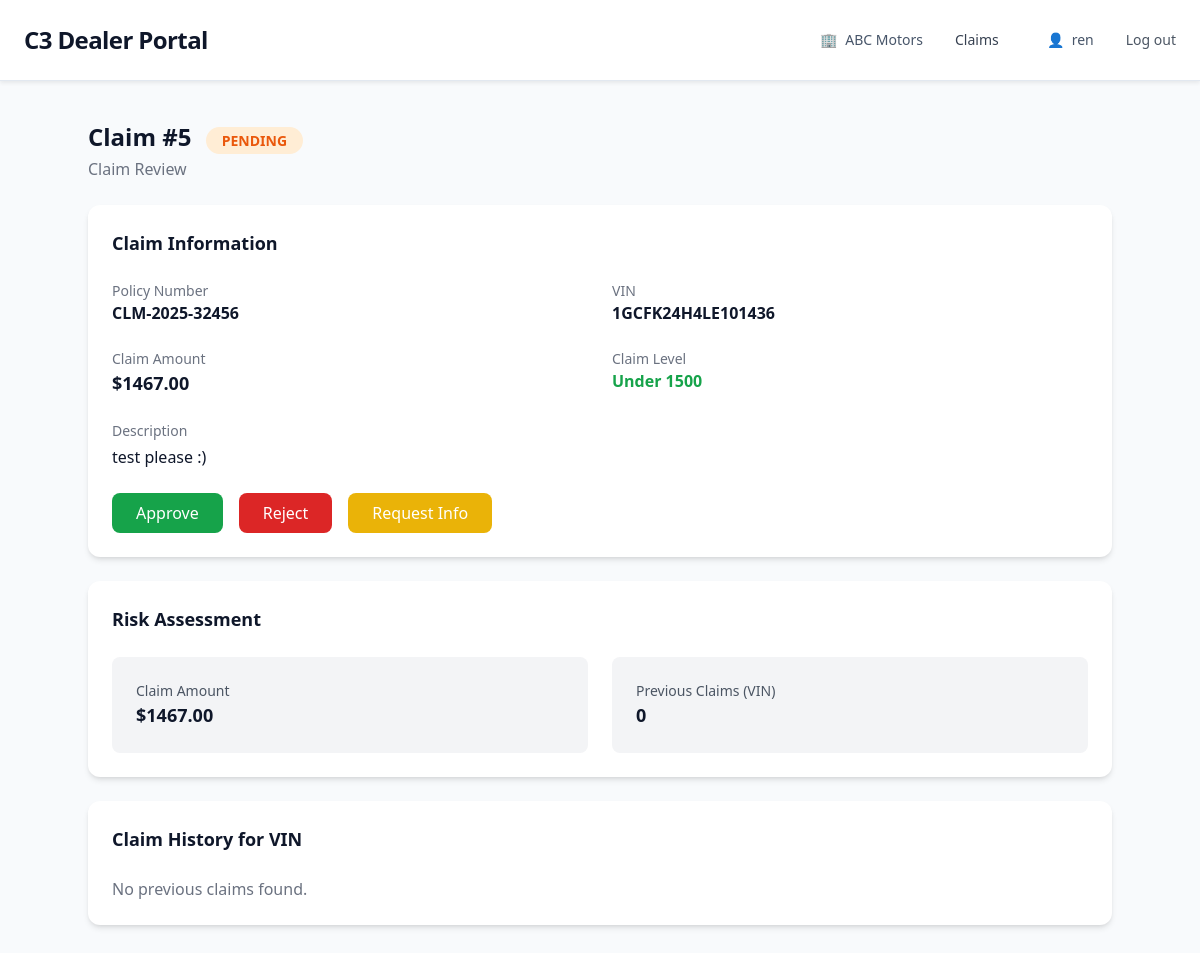
The page /claims/5/ (signed in) on the database its author committed.
### learning_logs/models.py (models this page shows, shortened)
class Claim(models.Model):
    POLICY_LEVEL_CHOICES = [
        ('LOW', 'Under 1500'),
        ('HIGH', '1500+'),
    ]
    STATUS_CHOICES = [
        ('PENDING', 'Pending'),
        ('APPROVED', 'Approved'),
        ('REJECTED', 'Rejected'),
        ('MORE_INFO', 'More Info Required'),
    ]
    title = models.CharField(max_length=200)
    description = models.TextField()
    claim_amount = models.DecimalField(max_digits=10, decimal_places=2)
    claim_level = models.CharField(max_length=10, choices=POLICY_LEVEL_CHOICES, blank=True)
    status = models.CharField(max_length=20, choices=STATUS_CHOICES, default='PENDING')
    date_created = models.DateTimeField(auto_now_add=True)
    policy_number = models.CharField(max_length=100, default='')
    vin = models.CharField(max_length=100, default='')
    attachment = models.FileField(upload_to='claims/', blank=True, null=True)

### learning_logs/views.py (the view)
# urls.py: path('claims/<int:claim_id>/', views.claim_detail, name='claim_detail'),
@login_required
def claim_detail(request, claim_id):
    claim = Claim.objects.get(id=claim_id)
    previous_claims = Claim.objects.filter(vin=claim.vin).exclude(id=claim.id)
    risk_flags = {
    "high_amount": claim.claim_amount > 1500,
    "many_claims": previous_claims.count() >= 2,
    "previous_claims": previous_claims,
    }
    return render(request, 'learning_logs/claim_detail.html', {
        'claim': claim,
        'risk': risk_flags
    })

### C3-Business-Process-system--main/learning_logs/templates/learning_logs/claim_detail.html (shortened to what this page needs)
{% extends "learning_logs/base.html" %}
{% block content %}
<div class="max-w-5xl mx-auto">
    <h2 class="text-2xl font-semibold mb-1">
        Claim #{{ claim.id }}
        <span class="ml-2 px-3 py-1 text-sm rounded-full bg-orange-100 text-orange-600">
            {{ claim.status }}
        </span>
    </h2>
    <p class="text-gray-500 mb-6">Claim Review</p>
    <div class="bg-white shadow-md rounded-xl p-6 mb-6">
        <h3 class="text-lg font-semibold mb-4">Claim Information</h3>
        <div class="grid grid-cols-2 gap-6">
            <div>
                <p class="text-gray-500 text-sm">Policy Number</p>
                <p class="font-semibold">{{ claim.policy_number }}</p>
            </div>
            <div>
                <p class="text-gray-500 text-sm">VIN</p>
                <p class="font-semibold">{{ claim.vin }}</p>
            </div>
            <div>
                <p class="text-gray-500 text-sm">Claim Amount</p>
                <p class="font-semibold text-lg">${{ claim.claim_amount }}</p>
            </div>
            <div>
                <p class="text-gray-500 text-sm">Claim Level</p>
                <p class="font-semibold
                    {% if claim.claim_amount > 1500 %}text-red-600{% else %}text-green-600{% endif %}">
                    {{ claim.get_claim_level_display }}
                </p>
            </div>
        </div>
        <div class="mt-6">
            <p class="text-gray-500 text-sm">Description</p>
            <p class="mt-1">{{ claim.description }}</p>
        </div>
        <div class="flex space-x-4 mt-6">
            <a href="{% url 'learning_logs:update_claim_status' claim.id 'APPROVED' %}"
               class="bg-green-600 text-white px-4 py-2 rounded-lg hover:bg-green-700">
               Approve
            </a>
            <a href="{% url 'learning_logs:update_claim_status' claim.id 'REJECTED' %}"
               class="bg-red-600 text-white px-4 py-2 rounded-lg hover:bg-red-700">
               Reject
            </a>
            <a href="{% url 'learning_logs:update_claim_status' claim.id 'MORE_INFO' %}"
               class="bg-yellow-500 text-white px-4 py-2 rounded-lg hover:bg-yellow-600">
               Request Info
            </a>
        </div>
    </div>
    <div class="bg-white shadow-md rounded-xl p-6 mb-6">
        <h3 class="text-lg font-semibold mb-4">Risk Assessment</h3>
        <div class="grid grid-cols-2 gap-4">
            <div class="{% if risk.high_amount %}bg-red-100{% else %}bg-gray-100{% endif %} p-4 rounded-lg">
                <p class="text-sm text-gray-600">Claim Amount</p>
                <p class="font-semibold text-lg">${{ claim.claim_amount }}</p>
            </div>
            <div class="{% if risk.many_claims %}bg-red-100{% else %}bg-gray-100{% endif %} p-4 rounded-lg">
                <p class="text-sm text-gray-600">Previous Claims (VIN)</p>
                <p class="font-semibold text-lg">{{ risk.previous_claims|length }}</p>
            </div>
        </div>
    </div>
    <div class="bg-white shadow-md rounded-xl p-6">
        <h3 class="text-lg font-semibold mb-4">Claim History for VIN</h3>
        {% for c in risk.previous_claims %}
            <div class="flex justify-between items-center border rounded-lg p-3 mb-2">
                <div>
                    <p class="font-semibold">CLM-{{ c.id }}</p>
                    <p class="text-sm text-gray-500">{{ c.date_created }}</p>
                </div>
                <div>
                    <span class="px-2 py-1 rounded text-sm
                        {% if c.status == 'APPROVED' %}bg-green-100 text-green-600
                        {% elif c.status == 'REJECTED' %}bg-red-100 text-red-600
                        {% else %}bg-yellow-100 text-yellow-600{% endif %}">
                        {{ c.status }}
                    </span>
                </div>
                <div class="font-semibold">
                    ${{ c.claim_amount }}
                </div>
            </div>
        {% empty %}
            <p class="text-gray-500">No previous claims found.</p>
        {% endfor %}
    </div>
</div>
{% endblock %}

### C3-Business-Process-system--main/learning_logs/templates/learning_logs/base.html (shortened to what this page needs)
<!DOCTYPE html>
<html lang="en">
<head>
    <link href="https://cdn.jsdelivr.net/npm/bootstrap@5.3.3/dist/css/bootstrap.min.css" rel="stylesheet">
    <script src="https://cdn.tailwindcss.com"></script>
</head>
<body class="bg-slate-50 text-slate-900">
    <header class="bg-white border-b border-slate-200 shadow-sm">
        <div class="max-w-7xl mx-auto px-6">
            <div class="flex items-center justify-between h-20">
                <h1 class="text-2xl font-bold tracking-tight">C3 Dealer Portal</h1>
                <div class="flex items-center gap-8 text-sm">
                    <div class="flex items-center gap-2 text-slate-600">
                        <span>🏢</span>
                        <span class="font-medium">ABC Motors</span>
                    </div>
                    <a href="{% url 'learning_logs:claims' %}" class="mr-4 text-gray-700 hover:text-blue-600">
                            Claims
                        </a>
                    {% if user.is_authenticated %}
                        <div class="flex items-center gap-2 text-slate-600">
                            <span>👤</span>
                            <span class="font-medium">{{ user.username }}</span>
                        </div>
                        <form action="{% url 'users:logout' %}" method="post" class="m-0 inline">
                            <button type="submit"
                                    class="text-sm text-gray-600 hover:text-gray-900 bg-transparent border-none p-0">
                                    Log out
                            </button>
                        </form>
                    {% endif %}
                </div>
            </div>
        </div>
    </header>
    <main class="max-w-7xl mx-auto px-6 py-10">
        {% block content %}
        {% endblock content %}
    </main>
</body>
</html>

### rows shown on the page
Claim: id "5", status "PENDING", policy_number "CLM-2025-32456", vin "1GCFK24H4LE101436", claim_amount "1467.00", claim_level "Under 1500", description "test please :)"

### other values the page prints
{{ user.username }} "ren"
{{ risk.previous_claims|length }} "0"
